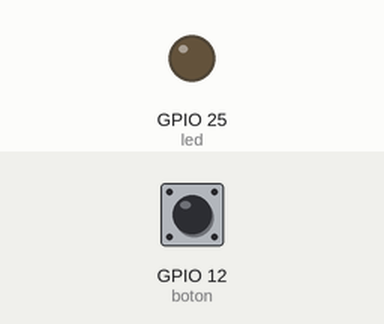
This sketch was run on a simulated ESP32. On the bench: output pins drawn as LEDs (lit = HIGH). The inputs (shaded band) are chosen by the test bench; at power-on: GPIO 12 (boton) LOW.

Above: at 1.2 s.
1.3 s: GPIO 12 (boton) pulled HIGH for 0.15 s
At 1.37 s:
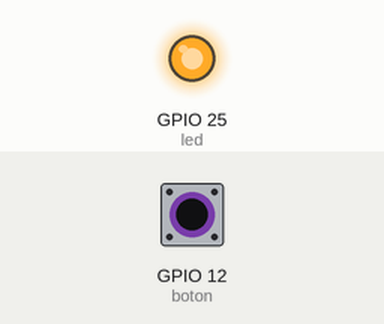
2.9 s: GPIO 12 (boton) pulled HIGH for 3.2 s
At 7.2 s:
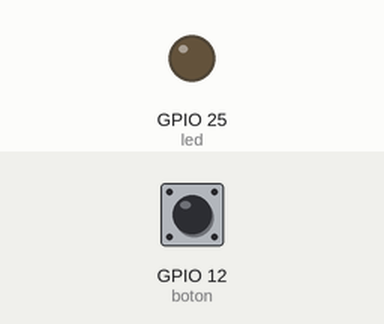
Timing chart, 0 to 8.7 s (numbered marks = the images above; inputs shaded):
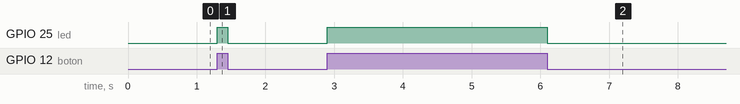

Measured:
- after the input at 1.3 s, GPIO 25 (led): LOW → HIGH at once, → LOW 0.15 s later
- after the input at 2.9 s, GPIO 25 (led): LOW → HIGH at once, → LOW 3.2 s later

The sketch:

ESP32_BOTONIF_CODE.ino
```cpp
int led=25;
int boton=12;
bool status_boton=0;
void setup() {
  // put your setup code here, to run once:
  pinMode(led, OUTPUT);
  pinMode(boton, INPUT);
}

void loop() {
  // put your main code here, to run repeatedly:
  status_boton=digitalRead(boton);
  if (status_boton==HIGH){
    digitalWrite(led, HIGH);
  }
  else{
    digitalWrite(led,LOW);
  }
}
```
